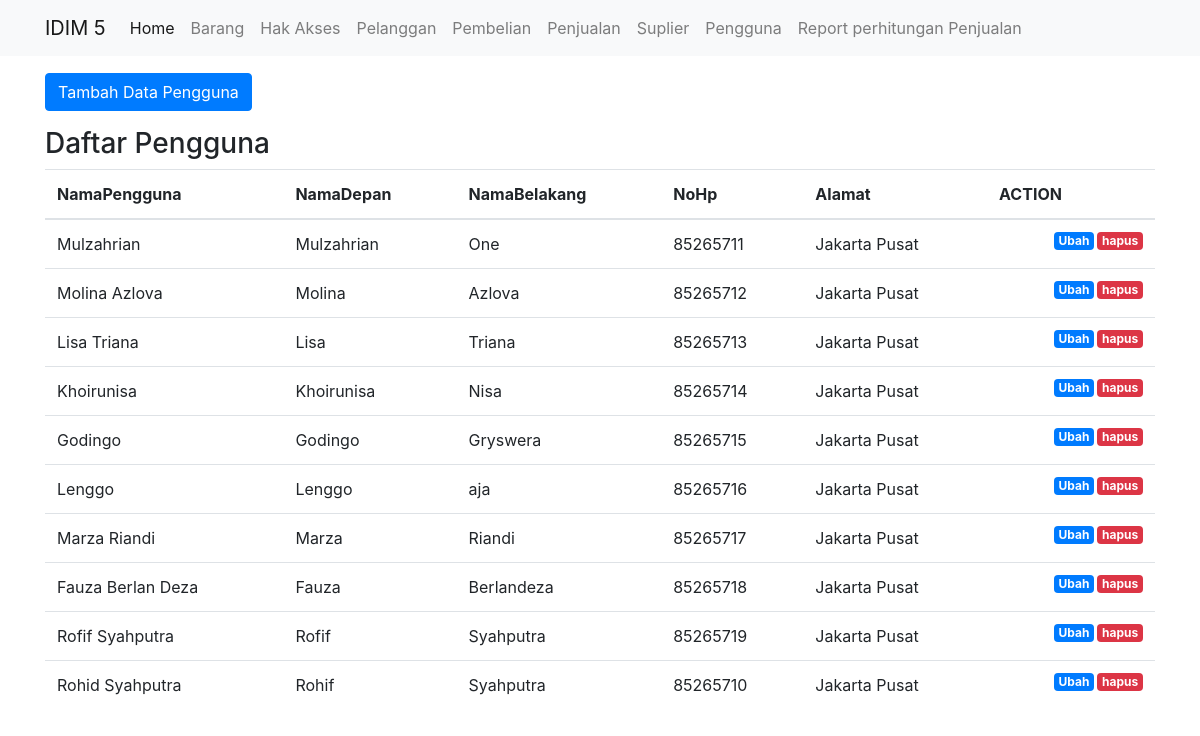
Page /public/pengguna on the committed database.
### tables this page shows
CREATE TABLE `pengguna` (
  `IdPengguna` int(11) NOT NULL,
  `NamaPengguna` varchar(255) NOT NULL,
  `Password` varchar(255) DEFAULT NULL,
  `NamaDepan` varchar(255) NOT NULL,
  `NamaBelakang` varchar(255) NOT NULL,
  `NoHp` int(11) DEFAULT NULL,
  `Alamat` text,
  `IdAkses` int(11) DEFAULT NULL
);

### app/core/Controller.php (called while the page is built, shortened)
<?php
class Controller {
    public function view($view, $data = [])
    {
        require_once '../app/views/' . $view . '.php';
    }
    public function model($model)
    {
        return new $model;
    }
}

### app/controllers/Pengguna.php (called while the page is built, shortened)
<?php
class Pengguna extends Controller {
    public function index()
    {
        $data['judul'] = 'Daftar Pengguna';
        $data['br'] = $this->model('Pengguna_model')->getAllPengguna();
        $this->view('pengguna/index', $data);
    }
}

### app/core/App.php (called while the page is built, shortened)
<?php
class App {
    protected $method = 'index';
    protected $params = [];
    public function __construct()
    {
        $this->controller = new $this->controller;
        call_user_func_array([$this->controller, $this->method], $this->params);
    }
}

### public/index.php (called while the page is built, shortened)
<?php
$app = new App;

### app/core/Database.php (called while the page is built, shortened)
<?php
class Database {
    private $host = DB_HOST;
    private $user = DB_USER;
    private $pass = DB_PASS;
    private $db_name = DB_NAME;
    private $dbh;
    private $stmt;
    public function __construct()
    {
        $dsn = 'mysql:host=' . $this->host . ';dbname=' . $this->db_name;
        $option = [
            PDO::ATTR_PERSISTENT => true,
            PDO::ATTR_ERRMODE => PDO::ERRMODE_EXCEPTION
        ];
        try {
            $this->dbh = new PDO($dsn, $this->user, $this->pass, $option);
        } catch(PDOException $e) {
            die($e->getMessage());
        }
    }
    public function query($query)
    {
        $this->stmt = $this->dbh->prepare($query);
    }
    public function execute()
    {
        $this->stmt->execute();
    }
    public function resultSet()
    {
        $this->execute();
        return $this->stmt->fetchAll(PDO::FETCH_ASSOC);
    }
}

### app/models/Pengguna_model.php (called while the page is built, shortened)
<?php
class Pengguna_model {
    private $table = 'pengguna';
    private $db;
    public function __construct()
    {
        $this->db = new Database;
    }
    public function getAllPengguna()
    {
        $this->db->query('SELECT * FROM ' . $this->table);
        return $this->db->resultSet();
    }
}

### app/views/pengguna/index.php (the view, shortened to what this page needs)
<div class="container mt-3">
    <div class="row">
      <div class="col-lg-6">
      </div>
    </div>
    <div class="row mb-3">
      <div class="col-lg-6">
        <button type="button" class="btn btn-primary tombolTambahData" data-toggle="modal" data-target="#formModal">
          Tambah Data Pengguna
        </button>
      </div>
    </div>
    <h3>Daftar Pengguna</h3>
    <table class="table table-hover">
                <thead>
                    <tr>
                        <th scope="col">NamaPengguna</th>
                        <th scope="col">NamaDepan</th>
                        <th scope="col">NamaBelakang</th>
                        <th scope="col">NoHp</th>
                        <th scope="col">Alamat</th>
                        <th scope="col">ACTION</th>
                    </tr>
                </thead>
                <tbody>
                    <?php foreach( $data['br'] as $br ) : ?>
                    <tr>
                        <td><?= $br['NamaPengguna'];?></td>
                        <td> <?= $br['NamaDepan'];?></td>
                        <td> <?= $br['NamaBelakang'];?></td>
                        <td> <?= $br['NoHp'];?></td>
                        <td> <?= $br['Alamat'];?></td>
                        <td>
                        <a href="<?= BASEURL; ?>/pengguna/hapus/<?= $br['IdPengguna']; ?>" class="badge badge-danger float-right" onclick="return confirm('yakin?');">hapus</a>
                        <a href="<?= BASEURL; ?>/pengguna/ubahDetail/<?= $br['IdPengguna']; ?>" class="badge badge-primary float-right">Ubah</a>
                        </td>
                    </tr>
                    <?php endforeach; ?>
                </tbody>
    </table>
</div>

### public/css/style.css (style rules this page uses)
.badge { margin-left: 3px; }

### rows in the picture
pengguna: NamaPengguna "Mulzahrian", NamaDepan "Mulzahrian", NamaBelakang "One", NoHp "85265711", Alamat "Jakarta Pusat"
pengguna: NamaPengguna "Molina Azlova", NamaDepan "Molina", NamaBelakang "Azlova", NoHp "85265712", Alamat "Jakarta Pusat"
pengguna: NamaPengguna "Lisa Triana", NamaDepan "Lisa", NamaBelakang "Triana", NoHp "85265713", Alamat "Jakarta Pusat"
pengguna: NamaPengguna "Khoirunisa", NamaDepan "Khoirunisa", NamaBelakang "Nisa", NoHp "85265714", Alamat "Jakarta Pusat"
pengguna: NamaPengguna "Godingo", NamaDepan "Godingo", NamaBelakang "Gryswera", NoHp "85265715", Alamat "Jakarta Pusat"
pengguna: NamaPengguna "Lenggo", NamaDepan "Lenggo", NamaBelakang "aja", NoHp "85265716", Alamat "Jakarta Pusat"
pengguna: NamaPengguna "Marza Riandi", NamaDepan "Marza", NamaBelakang "Riandi", NoHp "85265717", Alamat "Jakarta Pusat"
pengguna: NamaPengguna "Fauza Berlan Deza", NamaDepan "Fauza", NamaBelakang "Berlandeza", NoHp "85265718", Alamat "Jakarta Pusat"
pengguna: NamaPengguna "Rofif Syahputra", NamaDepan "Rofif", NamaBelakang "Syahputra", NoHp "85265719", Alamat "Jakarta Pusat"
pengguna: NamaPengguna "Rohid Syahputra", NamaDepan "Rohif", NamaBelakang "Syahputra", NoHp "85265710", Alamat "Jakarta Pusat"
